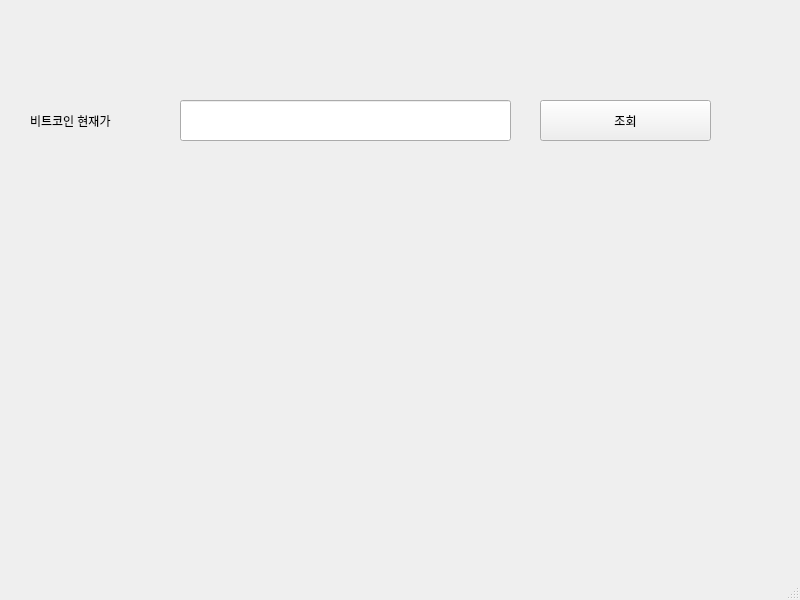
<?xml version="1.0" encoding="UTF-8"?>
<ui version="4.0">
 <class>MainWindow</class>
 <widget class="QMainWindow" name="MainWindow">
  <property name="geometry">
   <rect>
    <x>0</x>
    <y>0</y>
    <width>800</width>
    <height>600</height>
   </rect>
  </property>
  <property name="windowTitle">
   <string>MainWindow</string>
  </property>
  <widget class="QWidget" name="centralwidget">
   <widget class="QPushButton" name="pushButton">
    <property name="geometry">
     <rect>
      <x>540</x>
      <y>100</y>
      <width>171</width>
      <height>41</height>
     </rect>
    </property>
    <property name="text">
     <string>조회</string>
    </property>
   </widget>
   <widget class="QLabel" name="label">
    <property name="geometry">
     <rect>
      <x>30</x>
      <y>100</y>
      <width>121</width>
      <height>41</height>
     </rect>
    </property>
    <property name="text">
     <string>비트코인 현재가</string>
    </property>
   </widget>
   <widget class="QLineEdit" name="lineEdit">
    <property name="geometry">
     <rect>
      <x>180</x>
      <y>100</y>
      <width>331</width>
      <height>41</height>
     </rect>
    </property>
   </widget>
  </widget>
  <widget class="QMenuBar" name="menubar">
   <property name="geometry">
    <rect>
     <x>0</x>
     <y>0</y>
     <width>800</width>
     <height>26</height>
    </rect>
   </property>
  </widget>
  <widget class="QStatusBar" name="statusbar"/>
 </widget>
 <resources/>
 <connections/>
</ui>
